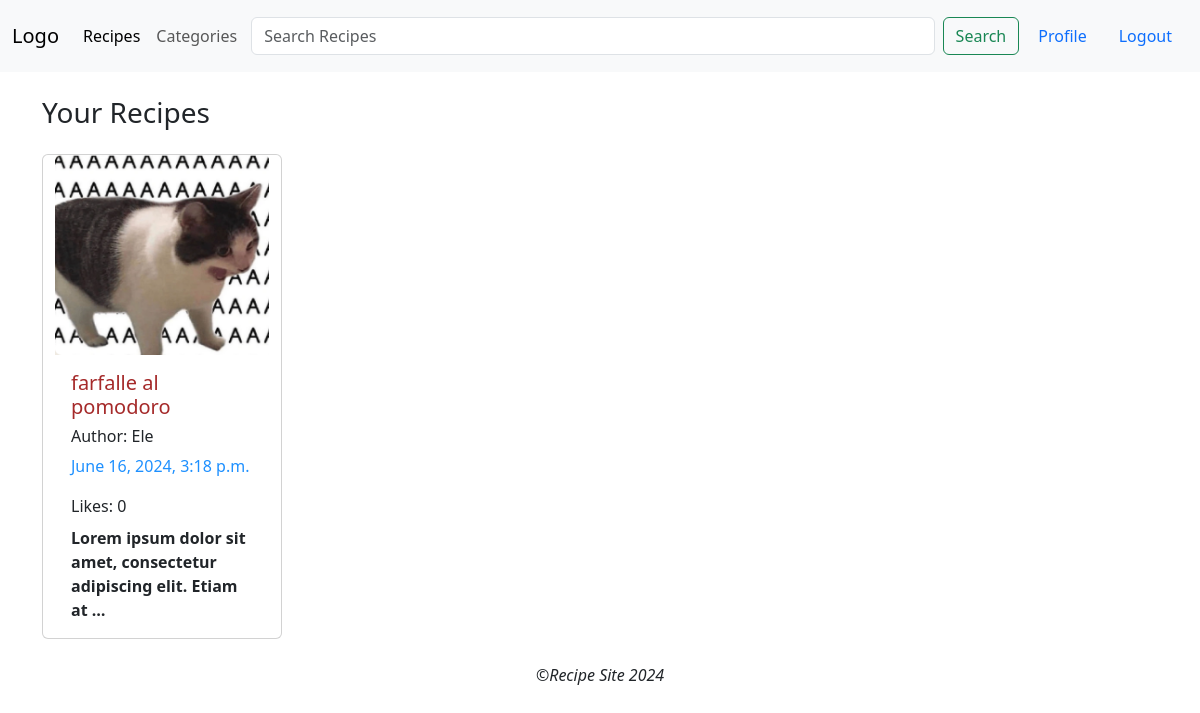
The page /myRecipes/ (signed in) on the database as committed earlier.
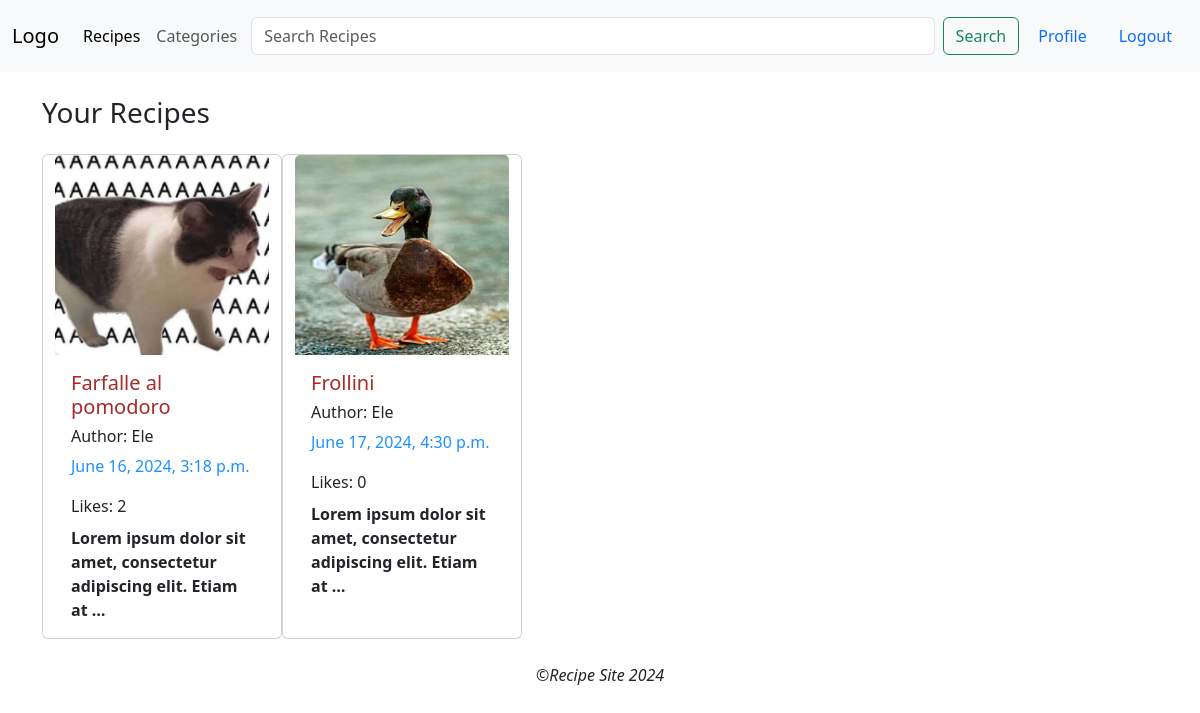
The same page on the database as committed later.
### recipes/models.py (models this page shows, shortened)
class Recipe(models.Model):
    DIFFICULTY_LEVELS = [
        (1, 'Very Easy'),
        (2, 'Easy'),
        (3, 'Medium'),
        (4, 'Hard'),
        (5, 'Very Hard'),
    ]
    image = models.ImageField(default='default.jpg', upload_to='recipesPics')
    title = models.CharField(max_length=100)
    description = models.TextField()
    content = models.TextField()
    date_posted = models.DateTimeField(default=timezone.now)
    author = models.ForeignKey(User, on_delete=models.CASCADE)
    difficulty = models.IntegerField(choices=DIFFICULTY_LEVELS, default=3)
    portions = models.IntegerField()
    cooking_time = models.IntegerField()
    ingredients = models.ManyToManyField(Ingredient, related_name='recipes')
    slug = models.SlugField(max_length=100, unique=True, blank=True)
    category = ManyToManyField(Category)
    likes = models.ManyToManyField(User, related_name='likes', blank=True)

### recipes/views.py (the view)
# urls.py: path('myRecipes/', recipe_views.user_recipes_list, name='myRecipes'),
@login_required
def user_recipes_list(request):
    return render(request, 'recipes/userRecipes.html', {'recipes': Recipe.objects.filter(author=request.user)})

### templates/recipes/userRecipes.html
{% extends "recipes/base.html" %}
{% load static %}
{% block content %}
    <h3 class="mb-4 title"> Your Recipes</h3>
    {% if recipes %}
    <div class=" container listRecipes">
        <div class="row">
            {% for recipe in recipes %}
            <div class="card" style="width: 15rem;">
               <a href={% url 'recipesDetail' slug=recipe.slug %}><img src="{{ recipe.image.url }}" class="card-img-top" alt="{{recipe.title}}Image}" height="200px" width="200px"></a>
                <div class="card-body">
                    <a style="text-decoration: none; color: brown" href={% url 'recipesDetail' slug=recipe.slug %}><h5 class="card-title">{{ recipe.title }}</h5></a>
                    <h6>Author: {{ recipe.author }} </h6>
                    <p style="color: dodgerblue"> {{ recipe.date_posted }}</p>
                    <span> Likes: {{ recipe.likes.count }}</span>
                    <p class="mt-2 card-text" style="font-weight: 700">{{ recipe.description|truncatewords:10 }}</p>
                </div>
            </div>
            {% endfor %}
        </div>
    </div>
    {% else %}
        <h3> You don't have any recipes! <strong> Create One!! </strong></h3>
        <a class="btn btn-primary" href={% url 'recipesCreate' %}>Create</a>
    {% endif %}
{% endblock %}

Rows that differ between the two databases and show on the page:
changed Recipe: title "farfalle al pomodoro" → "Farfalle al pomodoro"; likes.count "0" → "2"
added Recipe: image (placeholder picture), title "Frollini", author "Ele", date_posted "June 17, 2024, 4:30 p.m.", likes.count "0", description "Lorem ipsum dolor sit amet, consectetur adipiscing elit. Etiam at …"
